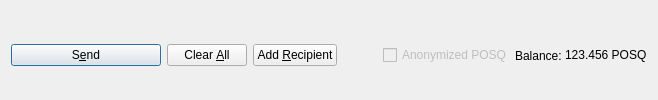
         <widget class="QFrame" name="frame_Send">
          <layout class="QHBoxLayout" name="horizontalLayout">
           <property name="bottomMargin">
            <number>0</number>
           </property>
           <item>
            <widget class="QPushButton" name="sendButton">
             <property name="minimumSize">
              <size>
               <width>150</width>
               <height>0</height>
              </size>
             </property>
             <property name="toolTip">
              <string>Confirm the send action</string>
             </property>
             <property name="text">
              <string>S&amp;end</string>
             </property>
             <property name="icon">
              <iconset resource="../posq.qrc">
               <normaloff>:/icons/send</normaloff>:/icons/send</iconset>
             </property>
             <property name="autoDefault">
              <bool>false</bool>
             </property>
             <property name="default">
              <bool>true</bool>
             </property>
            </widget>
           </item>
           <item>
            <widget class="QPushButton" name="clearButton">
             <property name="sizePolicy">
              <sizepolicy hsizetype="Minimum" vsizetype="Fixed">
               <horstretch>0</horstretch>
               <verstretch>0</verstretch>
              </sizepolicy>
             </property>
             <property name="toolTip">
              <string>Clear all fields of the form.</string>
             </property>
             <property name="text">
              <string>Clear &amp;All</string>
             </property>
             <property name="icon">
              <iconset resource="../posq.qrc">
               <normaloff>:/icons/remove</normaloff>:/icons/remove</iconset>
             </property>
             <property name="autoDefault">
              <bool>false</bool>
             </property>
            </widget>
           </item>
           <item>
            <widget class="QPushButton" name="addButton">
             <property name="toolTip">
              <string>Send to multiple recipients at once</string>
             </property>
             <property name="text">
              <string>Add &amp;Recipient</string>
             </property>
             <property name="icon">
              <iconset resource="../posq.qrc">
               <normaloff>:/icons/add</normaloff>:/icons/add</iconset>
             </property>
             <property name="autoDefault">
              <bool>false</bool>
             </property>
            </widget>
           </item>
           <item>
            <spacer name="horizontalSpacer">
             <property name="orientation">
              <enum>Qt::Horizontal</enum>
             </property>
             <property name="sizeHint" stdset="0">
              <size>
               <width>40</width>
               <height>20</height>
              </size>
             </property>
            </spacer>
           </item>
           <item>
            <layout class="QHBoxLayout" name="horizontalLayout_2">
             <property name="spacing">
              <number>3</number>
             </property>
             <item>
              <widget class="QCheckBox" name="checkzPOSQ">
               <property name="enabled">
                <bool>false</bool>
               </property>
               <property name="text">
                <string>Anonymized POSQ</string>
               </property>
              </widget>
             </item>
             <item>
              <widget class="QLabel" name="label">
               <property name="text">
                <string>Balance:</string>
               </property>
              </widget>
             </item>
             <item>
              <widget class="QLabel" name="labelBalance">
               <property name="sizePolicy">
                <sizepolicy hsizetype="Preferred" vsizetype="Fixed">
                 <horstretch>0</horstretch>
                 <verstretch>0</verstretch>
                </sizepolicy>
               </property>
               <property name="cursor">
                <cursorShape>IBeamCursor</cursorShape>
               </property>
               <property name="text">
                <string notr="true">123.456 POSQ</string>
               </property>
               <property name="textInteractionFlags">
                <set>Qt::LinksAccessibleByMouse|Qt::TextSelectableByKeyboard|Qt::TextSelectableByMouse</set>
               </property>
              </widget>
             </item>
            </layout>
           </item>
          </layout>
         </widget>
